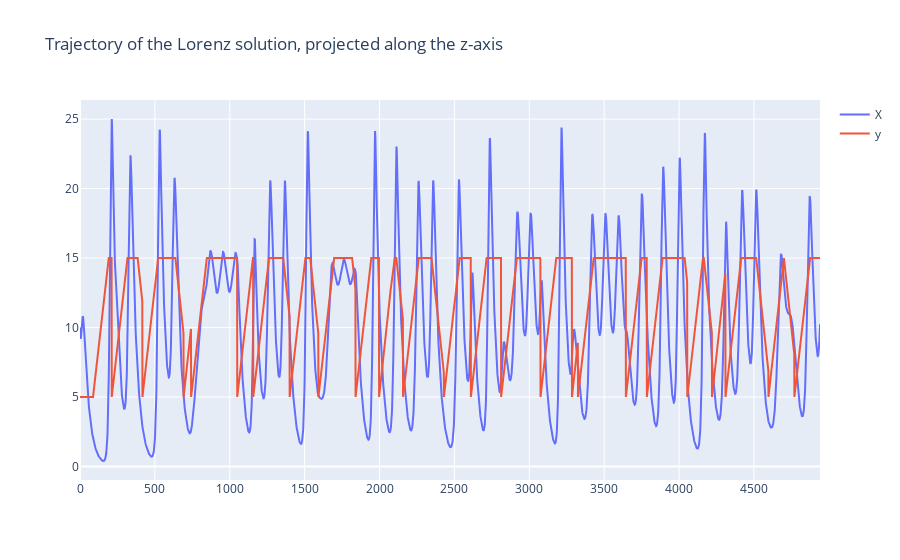

Notebook source saved alongside this figure:
### Code cell
fig = px.line(title='Trajectory of the Lorenz solution, projected along the z-axis')
fig.add_scatter(y=X, name='X')
fig.add_scatter(y=y, name='y')
fig.show()

### Figure 1 — Plotly figure (JSON) as saved in the notebook; plotly's stock layout.template omitted (floating-point values rounded to 4 significant figures; data arrays with more than 128 entries replaced by an {"elided": "..."} marker saying what was removed)
{"data": [{"name": "X", "type": "scatter", "y": {"elided": "4942 float values"}}, {"name": "y", "type": "scatter", "y": {"elided": "4942 float values"}}], "layout": {"autosize": true, "legend": {"tracegroupgap": 0}, "title": {"text": "Trajectory of the Lorenz solution, projected along the z-axis"}, "xaxis": {"anchor": "y", "autorange": true, "domain": [0, 1], "range": [0, 4941]}, "yaxis": {"anchor": "x", "autorange": true, "domain": [0, 1], "range": [-0.9725, 26.38], "type": "linear"}}}
